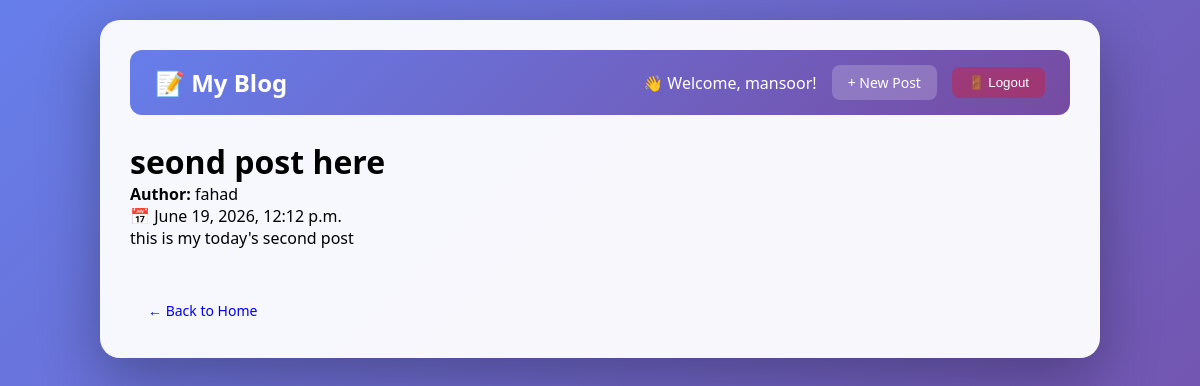
Before: /post/2/ (signed in) with the older database file.
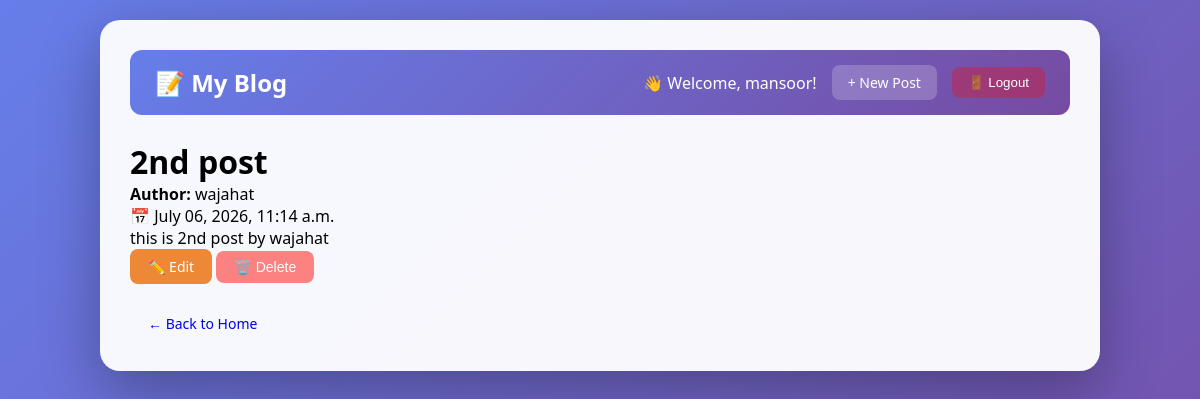
After: the same page with the newer database file.
### posts/models.py (models this page shows, shortened)
class Post(models.Model):
    title = models.CharField(max_length=200)
    content = models.TextField()
    author=models.ForeignKey(User,on_delete=models.CASCADE,related_name='posts',null=True,blank=True)
    created_at = models.DateTimeField(auto_now_add=True)

### posts/views.py (the view)
# urls.py: path('post/<int:pk>/', PostDetailView.as_view(), name='detail'),
class PostDetailView(DetailView): #1 post
    model=Post
    template_name='posts/detail.html'
    context_object_name='post'

### blogproj/posts/templates/posts/detail.html (shortened to what this page needs)
{% extends 'posts/base.html' %}
{% block content %}
    <h1>{{ post.title }}</h1>
    <p><strong>Author:</strong> {{ post.author.username }}</p>
    <p class="meta">📅 {{ post.created_at|date:"F d, Y, h:i a" }}</p>
    <p>{{ post.content|linebreaks }}</p>
    {% if user == post.author or user.is_superuser %}
        <a href="{% url 'edit_post' pk=post.pk %}" class="btn btn-warning">✏️ Edit</a>
        <form action="{% url 'delete_post' pk=post.pk %}" method="POST" style="display: inline;">
            <button type="submit" class="btn btn-danger">🗑️ Delete</button>
        </form>
    {% endif %}
    <br><br>
    <a href="{% url 'home' %}" class="btn">← Back to Home</a>
{% endblock %}

Changed rows visible on the page:
changed Post: title "seond post here" → "2nd post"; author.username "fahad" → "wajahat"; created_at "June 19, 2026, 12:12 p.m." → "July 06, 2026, 11:14 a.m."; content "this is my today's second post" → "this is 2nd post by wajahat"; author_id 2 → 1 (drawn)
Other visible differences:
text now shown: "✏️ Edit 🗑️ Delete"
